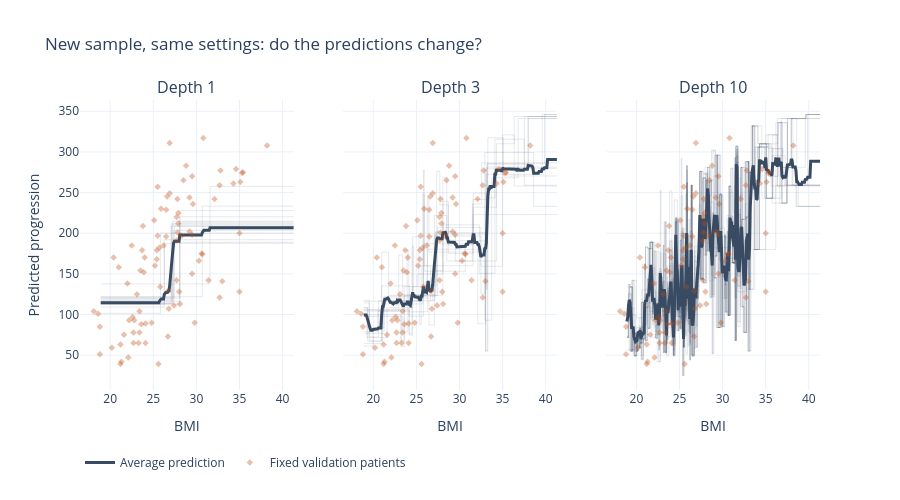

Source (notebook cell):
### Markdown cell above
# 3. Bias–variance tradeoff

- **Bias:** systematic error from a rule that misses important structure. Think “everyone wears the same shoe size.”
- **Variance:** sensitivity to which examples are used for training. A new sample makes the rule change a lot.
- **Irreducible uncertainty:** variation unexplained by the available inputs, including measurement noise and omitted information.

Simple models often have more bias and less variance. Flexible models often have less bias but more variance. These are tendencies, not guarantees.

## A real-data experiment: resample the training patients
A **bootstrap sample** draws existing training rows **with replacement**. Some patients appear more than once; others are left out of that sample. We train a fresh tree for each sample and compare its predictions.

**We do not create patients, targets, or measurement noise.** The validation rows stay fixed and never enter a bootstrap training sample.

Unlike a simulation, we do not know the true expected progression at each BMI. We can estimate prediction variability, but cannot honestly plot true squared bias or a known noise floor. High error from a stable model is only a clue about bias or missing information, not a direct bias measurement.

### Code cell
# OPTIONAL CODE DETAIL: bootstrap resampling; inspect its charts first.
# SETTINGS: only existing training patients are sampled, with replacement.
BOOTSTRAP_SIZE = 150
N_REPEATS = 40
DEPTHS = list(range(1, 11))
bootstrap_rng = np.random.default_rng(SEED)
bootstrap_indices = []
for repeat in range(N_REPEATS):
    indices = bootstrap_rng.choice(len(X_train), size=BOOTSTRAP_SIZE, replace=True)
    bootstrap_indices.append(indices)

predictions_by_depth = {}
stability_rows = []
for depth in DEPTHS:
    grid_predictions, validation_predictions = [], []
    train_mses, val_mses = [], []
    for indices in bootstrap_indices:
        x_boot, y_boot = X_train[indices], y_train[indices]
        tree = DecisionTreeRegressor(max_depth=depth, random_state=SEED)
        tree.fit(x_boot, y_boot)
        grid_predictions.append(tree.predict(bmi_grid))
        val_prediction = tree.predict(X_val)
        validation_predictions.append(val_prediction)
        train_mses.append(mean_squared_error(y_boot, tree.predict(x_boot)))
        val_mses.append(mean_squared_error(y_val, val_prediction))
    predictions_by_depth[depth] = np.array(grid_predictions)
    validation_predictions = np.array(validation_predictions)
    stability_rows.append({
        'Depth': depth,
        'Mean bootstrap training MSE': np.mean(train_mses),
        'Mean validation MSE': np.mean(val_mses),
        'Prediction variance': np.var(validation_predictions, axis=0).mean(),
    })
stability = pd.DataFrame(stability_rows)

fig = make_subplots(rows=1, cols=3, shared_yaxes=True,
                    subplot_titles=['Depth 1', 'Depth 3', 'Depth 10'])
for panel, depth in enumerate([1, 3, 10], start=1):
    predictions = predictions_by_depth[depth]
    for repeat, prediction in enumerate(predictions[:15]):
        fig.add_trace(go.Scatter(
            x=bmi_grid[:, 0], y=prediction, mode='lines',
            name=f'Resampled model {repeat+1}', showlegend=False,
            line=dict(color=MODEL_COLOR, width=1, shape='hv'), opacity=0.12
        ), row=1, col=panel)
    fig.add_trace(go.Scatter(
        x=bmi_grid[:, 0], y=predictions.mean(axis=0), mode='lines',
        name='Average prediction', legendgroup='average', showlegend=(panel == 1),
        line=dict(color=MODEL_COLOR, width=3)
    ), row=1, col=panel)
    fig.add_trace(go.Scatter(
        x=X_val[:, 0], y=y_val, mode='markers',
        name='Fixed validation patients', legendgroup='validation', showlegend=(panel == 1),
        marker=dict(color=VAL_COLOR, symbol='diamond', size=5, opacity=0.35)
    ), row=1, col=panel)
fig.update_xaxes(title_text='BMI')
fig.update_yaxes(title_text='Predicted progression', row=1, col=1)
show_chart(fig, 'New sample, same settings: do the predictions change?', height=500)

### Figure 1 — Plotly figure (JSON) as saved in the notebook; plotly's stock layout.template omitted (floating-point values rounded to 4 significant figures; data arrays with more than 128 entries replaced by an {"elided": "..."} marker saying what was removed)
{"data": [{"line": {"color": "#384b63", "shape": "hv", "width": 1}, "mode": "lines", "name": "Resampled model 1", "opacity": 0.12, "showlegend": false, "x": {"elided": "250 float values"}, "y": {"elided": "250 float values"}, "type": "scatter", "xaxis": "x", "yaxis": "y"}, {"line": {"color": "#384b63", "shape": "hv", "width": 1}, "mode": "lines", "name": "Resampled model 2", "opacity": 0.12, "showlegend": false, "x": {"elided": "250 float values"}, "y": {"elided": "250 float values"}, "type": "scatter", "xaxis": "x", "yaxis": "y"}, {"line": {"color": "#384b63", "shape": "hv", "width": 1}, "mode": "lines", "name": "Resampled model 3", "opacity": 0.12, "showlegend": false, "x": {"elided": "250 float values"}, "y": {"elided": "250 float values"}, "type": "scatter", "xaxis": "x", "yaxis": "y"}, {"line": {"color": "#384b63", "shape": "hv", "width": 1}, "mode": "lines", "name": "Resampled model 4", "opacity": 0.12, "showlegend": false, "x": {"elided": "250 float values"}, "y": {"elided": "250 float values"}, "type": "scatter", "xaxis": "x", "yaxis": "y"}, {"line": {"color": "#384b63", "shape": "hv", "width": 1}, "mode": "lines", "name": "Resampled model 5", "opacity": 0.12, "showlegend": false, "x": {"elided": "250 float values"}, "y": {"elided": "250 float values"}, "type": "scatter", "xaxis": "x", "yaxis": "y"}, {"line": {"color": "#384b63", "shape": "hv", "width": 1}, "mode": "lines", "name": "Resampled model 6", "opacity": 0.12, "showlegend": false, "x": {"elided": "250 float values"}, "y": {"elided": "250 float values"}, "type": "scatter", "xaxis": "x", "yaxis": "y"}, {"line": {"color": "#384b63", "shape": "hv", "width": 1}, "mode": "lines", "name": "Resampled model 7", "opacity": 0.12, "showlegend": false, "x": {"elided": "250 float values"}, "y": {"elided": "250 float values"}, "type": "scatter", "xaxis": "x", "yaxis": "y"}, {"line": {"color": "#384b63", "shape": "hv", "width": 1}, "mode": "lines", "name": "Resampled model 8", "opacity": 0.12, "showlegend": false, "x": {"elided": "250 float values"}, "y": {"elided": "250 float values"}, "type": "scatter", "xaxis": "x", "yaxis": "y"}, {"line": {"color": "#384b63", "shape": "hv", "width": 1}, "mode": "lines", "name": "Resampled model 9", "opacity": 0.12, "showlegend": false, "x": {"elided": "250 float values"}, "y": {"elided": "250 float values"}, "type": "scatter", "xaxis": "x", "yaxis": "y"}, {"line": {"color": "#384b63", "shape": "hv", "width": 1}, "mode": "lines", "name": "Resampled model 10", "opacity": 0.12, "showlegend": false, "x": {"elided": "250 float values"}, "y": {"elided": "250 float values"}, "type": "scatter", "xaxis": "x", "yaxis": "y"}, {"line": {"color": "#384b63", "shape": "hv", "width": 1}, "mode": "lines", "name": "Resampled model 11", "opacity": 0.12, "showlegend": false, "x": {"elided": "250 float values"}, "y": {"elided": "250 float values"}, "type": "scatter", "xaxis": "x", "yaxis": "y"}, {"line": {"color": "#384b63", "shape": "hv", "width": 1}, "mode": "lines", "name": "Resampled model 12", "opacity": 0.12, "showlegend": false, "x": {"elided": "250 float values"}, "y": {"elided": "250 float values"}, "type": "scatter", "xaxis": "x", "yaxis": "y"}, {"line": {"color": "#384b63", "shape": "hv", "width": 1}, "mode": "lines", "name": "Resampled model 13", "opacity": 0.12, "showlegend": false, "x": {"elided": "250 float values"}, "y": {"elided": "250 float values"}, "type": "scatter", "xaxis": "x", "yaxis": "y"}, {"line": {"color": "#384b63", "shape": "hv", "width": 1}, "mode": "lines", "name": "Resampled model 14", "opacity": 0.12, "showlegend": false, "x": {"elided": "250 float values"}, "y": {"elided": "250 float values"}, "type": "scatter", "xaxis": "x", "yaxis": "y"}, {"line": {"color": "#384b63", "shape": "hv", "width": 1}, "mode": "lines", "name": "Resampled model 15", "opacity": 0.12, "showlegend": false, "x": {"elided": "250 float values"}, "y": {"elided": "250 float values"}, "type": "scatter", "xaxis": "x", "yaxis": "y"}, {"legendgroup": "average", "line": {"color": "#384b63", "width": 3}, "mode": "lines", "name": "Average prediction", "showlegend": true, "x": {"elided": "250 float values"}, "y": {"elided": "250 float values"}, "type": "scatter", "xaxis": "x", "yaxis": "y"}, {"legendgroup": "validation", "marker": {"color": "#bc4b12", "opacity": 0.35, "size": 5, "symbol": "diamond"}, "mode": "markers", "name": "Fixed validation patients", "showlegend": true, "x": [25.9, 22.2, 27.9, 32.1, 26.9, 18.8, 28.3, 23.5, 29.5, 25.7, 22.0, 24.0, 25.1, 29.5, 24.1, 25.2, 21.3, 29.5, 30.7, 29.6, 38.2, 25.6, 21.6, 23.4, 25.5, 28.5, 35.0, 20.4, 27.7, 22.7, 34.6, 24.8, 26.9, 26.5, 31.4, 25.5, 30.3, 26.7, 23.8, 22.5, 29.8, 27.8, 27.8, 26.2, 18.8, 25.8, 30.8, 22.7, 34.3, 28.0, 21.2, 26.7, 35.1, 30.6, 28.8, 33.0, 23.1, 32.7, 23.4, 23.9, 27.7, 25.4, 21.0, 26.6, 20.2, 27.7, 35.4, 32.7, 25.4, 28.1, 22.8, 18.6, 23.7, 35.0, 24.1, 18.1, 35.3, 22.6, 26.8, 26.5, 32.8, 27.9, 23.6, 23.3, 22.1, 29.2, 21.2, 29.2, 27.4], "y": [230.0, 93.0, 225.0, 242.0, 249.0, 85.0, 197.0, 154.0, 150.0, 182.0, 138.0, 170.0, 216.0, 198.0, 65.0, 160.0, 42.0, 270.0, 174.0, 236.0, 308.0, 39.0, 75.0, 104.0, 197.0, 265.0, 128.0, 170.0, 220.0, 78.0, 279.0, 90.0, 311.0, 196.0, 142.0, 257.0, 166.0, 129.0, 209.0, 185.0, 90.0, 242.0, 201.0, 185.0, 51.0, 134.0, 317.0, 65.0, 261.0, 128.0, 39.0, 73.0, 263.0, 175.0, 283.0, 141.0, 125.0, 121.0, 78.0, 152.0, 191.0, 179.0, 158.0, 245.0, 59.0, 142.0, 275.0, 259.0, 168.0, 113.0, 93.0, 101.0, 179.0, 200.0, 89.0, 104.0, 274.0, 97.0, 107.0, 229.0, 277.0, 212.0, 88.0, 65.0, 47.0, 244.0, 63.0, 202.0, 111.0], "type": "scatter", "xaxis": "x", "yaxis": "y"}, {"line": {"color": "#384b63", "shape": "hv", "width": 1}, "mode": "lines", "name": "Resampled model 1", "opacity": 0.12, "showlegend": false, "x": {"elided": "250 float values"}, "y": {"elided": "250 float values"}, "type": "scatter", "xaxis": "x2", "yaxis": "y2"}, {"line": {"color": "#384b63", "shape": "hv", "width": 1}, "mode": "lines", "name": "Resampled model 2", "opacity": 0.12, "showlegend": false, "x": {"elided": "250 float values"}, "y": {"elided": "250 float values"}, "type": "scatter", "xaxis": "x2", "yaxis": "y2"}, {"line": {"color": "#384b63", "shape": "hv", "width": 1}, "mode": "lines", "name": "Resampled model 3", "opacity": 0.12, "showlegend": false, "x": {"elided": "250 float values"}, "y": {"elided": "250 float values"}, "type": "scatter", "xaxis": "x2", "yaxis": "y2"}, {"line": {"color": "#384b63", "shape": "hv", "width": 1}, "mode": "lines", "name": "Resampled model 4", "opacity": 0.12, "showlegend": false, "x": {"elided": "250 float values"}, "y": {"elided": "250 float values"}, "type": "scatter", "xaxis": "x2", "yaxis": "y2"}, {"line": {"color": "#384b63", "shape": "hv", "width": 1}, "mode": "lines", "name": "Resampled model 5", "opacity": 0.12, "showlegend": false, "x": {"elided": "250 float values"}, "y": {"elided": "250 float values"}, "type": "scatter", "xaxis": "x2", "yaxis": "y2"}, {"line": {"color": "#384b63", "shape": "hv", "width": 1}, "mode": "lines", "name": "Resampled model 6", "opacity": 0.12, "showlegend": false, "x": {"elided": "250 float values"}, "y": {"elided": "250 float values"}, "type": "scatter", "xaxis": "x2", "yaxis": "y2"}, {"line": {"color": "#384b63", "shape": "hv", "width": 1}, "mode": "lines", "name": "Resampled model 7", "opacity": 0.12, "showlegend": false, "x": {"elided": "250 float values"}, "y": {"elided": "250 float values"}, "type": "scatter", "xaxis": "x2", "yaxis": "y2"}, {"line": {"color": "#384b63", "shape": "hv", "width": 1}, "mode": "lines", "name": "Resampled model 8", "opacity": 0.12, "showlegend": false, "x": {"elided": "250 float values"}, "y": {"elided": "250 float values"}, "type": "scatter", "xaxis": "x2", "yaxis": "y2"}, {"line": {"color": "#384b63", "shape": "hv", "width": 1}, "mode": "lines", "name": "Resampled model 9", "opacity": 0.12, "showlegend": false, "x": {"elided": "250 float values"}, "y": {"elided": "250 float values"}, "type": "scatter", "xaxis": "x2", "yaxis": "y2"}, {"line": {"color": "#384b63", "shape": "hv", "width": 1}, "mode": "lines", "name": "Resampled model 10", "opacity": 0.12, "showlegend": false, "x": {"elided": "250 float values"}, "y": {"elided": "250 float values"}, "type": "scatter", "xaxis": "x2", "yaxis": "y2"}, {"line": {"color": "#384b63", "shape": "hv", "width": 1}, "mode": "lines", "name": "Resampled model 11", "opacity": 0.12, "showlegend": false, "x": {"elided": "250 float values"}, "y": {"elided": "250 float values"}, "type": "scatter", "xaxis": "x2", "yaxis": "y2"}, {"line": {"color": "#384b63", "shape": "hv", "width": 1}, "mode": "lines", "name": "Resampled model 12", "opacity": 0.12, "showlegend": false, "x": {"elided": "250 float values"}, "y": {"elided": "250 float values"}, "type": "scatter", "xaxis": "x2", "yaxis": "y2"}, {"line": {"color": "#384b63", "shape": "hv", "width": 1}, "mode": "lines", "name": "Resampled model 13", "opacity": 0.12, "showlegend": false, "x": {"elided": "250 float values"}, "y": {"elided": "250 float values"}, "type": "scatter", "xaxis": "x2", "yaxis": "y2"}, {"line": {"color": "#384b63", "shape": "hv", "width": 1}, "mode": "lines", "name": "Resampled model 14", "opacity": 0.12, "showlegend": false, "x": {"elided": "250 float values"}, "y": {"elided": "250 float values"}, "type": "scatter", "xaxis": "x2", "yaxis": "y2"}, {"line": {"color": "#384b63", "shape": "hv", "width": 1}, "mode": "lines", "name": "Resampled model 15", "opacity": 0.12, "showlegend": false, "x": {"elided": "250 float values"}, "y": {"elided": "250 float values"}, "type": "scatter", "xaxis": "x2", "yaxis": "y2"}, {"legendgroup": "average", "line": {"color": "#384b63", "width": 3}, "mode": "lines", "name": "Average prediction", "showlegend": false, "x": {"elided": "250 float values"}, "y": {"elided": "250 float values"}, "type": "scatter", "xaxis": "x2", "yaxis": "y2"}, {"legendgroup": "validation", "marker": {"color": "#bc4b12", "opacity": 0.35, "size": 5, "symbol": "diamond"}, "mode": "markers", "name": "Fixed validation patients", "showlegend": false, "x": [25.9, 22.2, 27.9, 32.1, 26.9, 18.8, 28.3, 23.5, 29.5, 25.7, 22.0, 24.0, 25.1, 29.5, 24.1, 25.2, 21.3, 29.5, 30.7, 29.6, 38.2, 25.6, 21.6, 23.4, 25.5, 28.5, 35.0, 20.4, 27.7, 22.7, 34.6, 24.8, 26.9, 26.5, 31.4, 25.5, 30.3, 26.7, 23.8, 22.5, 29.8, 27.8, 27.8, 26.2, 18.8, 25.8, 30.8, 22.7, 34.3, 28.0, 21.2, 26.7, 35.1, 30.6, 28.8, 33.0, 23.1, 32.7, 23.4, 23.9, 27.7, 25.4, 21.0, 26.6, 20.2, 27.7, 35.4, 32.7, 25.4, 28.1, 22.8, 18.6, 23.7, 35.0, 24.1, 18.1, 35.3, 22.6, 26.8, 26.5, 32.8, 27.9, 23.6, 23.3, 22.1, 29.2, 21.2, 29.2, 27.4], "y": [230.0, 93.0, 225.0, 242.0, 249.0, 85.0, 197.0, 154.0, 150.0, 182.0, 138.0, 170.0, 216.0, 198.0, 65.0, 160.0, 42.0, 270.0, 174.0, 236.0, 308.0, 39.0, 75.0, 104.0, 197.0, 265.0, 128.0, 170.0, 220.0, 78.0, 279.0, 90.0, 311.0, 196.0, 142.0, 257.0, 166.0, 129.0, 209.0, 185.0, 90.0, 242.0, 201.0, 185.0, 51.0, 134.0, 317.0, 65.0, 261.0, 128.0, 39.0, 73.0, 263.0, 175.0, 283.0, 141.0, 125.0, 121.0, 78.0, 152.0, 191.0, 179.0, 158.0, 245.0, 59.0, 142.0, 275.0, 259.0, 168.0, 113.0, 93.0, 101.0, 179.0, 200.0, 89.0, 104.0, 274.0, 97.0, 107.0, 229.0, 277.0, 212.0, 88.0, 65.0, 47.0, 244.0, 63.0, 202.0, 111.0], "type": "scatter", "xaxis": "x2", "yaxis": "y2"}, {"line": {"color": "#384b63", "shape": "hv", "width": 1}, "mode": "lines", "name": "Resampled model 1", "opacity": 0.12, "showlegend": false, "x": {"elided": "250 float values"}, "y": {"elided": "250 float values"}, "type": "scatter", "xaxis": "x3", "yaxis": "y3"}, {"line": {"color": "#384b63", "shape": "hv", "width": 1}, "mode": "lines", "name": "Resampled model 2", "opacity": 0.12, "showlegend": false, "x": {"elided": "250 float values"}, "y": {"elided": "250 float values"}, "type": "scatter", "xaxis": "x3", "yaxis": "y3"}, {"line": {"color": "#384b63", "shape": "hv", "width": 1}, "mode": "lines", "name": "Resampled model 3", "opacity": 0.12, "showlegend": false, "x": {"elided": "250 float values"}, "y": {"elided": "250 float values"}, "type": "scatter", "xaxis": "x3", "yaxis": "y3"}, {"line": {"color": "#384b63", "shape": "hv", "width": 1}, "mode": "lines", "name": "Resampled model 4", "opacity": 0.12, "showlegend": false, "x": {"elided": "250 float values"}, "y": {"elided": "250 float values"}, "type": "scatter", "xaxis": "x3", "yaxis": "y3"}, {"line": {"color": "#384b63", "shape": "hv", "width": 1}, "mode": "lines", "name": "Resampled model 5", "opacity": 0.12, "showlegend": false, "x": {"elided": "250 float values"}, "y": {"elided": "250 float values"}, "type": "scatter", "xaxis": "x3", "yaxis": "y3"}, {"line": {"color": "#384b63", "shape": "hv", "width": 1}, "mode": "lines", "name": "Resampled model 6", "opacity": 0.12, "showlegend": false, "x": {"elided": "250 float values"}, "y": {"elided": "250 float values"}, "type": "scatter", "xaxis": "x3", "yaxis": "y3"}, {"line": {"color": "#384b63", "shape": "hv", "width": 1}, "mode": "lines", "name": "Resampled model 7", "opacity": 0.12, "showlegend": false, "x": {"elided": "250 float values"}, "y": {"elided": "250 float values"}, "type": "scatter", "xaxis": "x3", "yaxis": "y3"}, {"line": {"color": "#384b63", "shape": "hv", "width": 1}, "mode": "lines", "name": "Resampled model 8", "opacity": 0.12, "showlegend": false, "x": {"elided": "250 float values"}, "y": {"elided": "250 float values"}, "type": "scatter", "xaxis": "x3", "yaxis": "y3"}, {"line": {"color": "#384b63", "shape": "hv", "width": 1}, "mode": "lines", "name": "Resampled model 9", "opacity": 0.12, "showlegend": false, "x": {"elided": "250 float values"}, "y": {"elided": "250 float values"}, "type": "scatter", "xaxis": "x3", "yaxis": "y3"}, {"line": {"color": "#384b63", "shape": "hv", "width": 1}, "mode": "lines", "name": "Resampled model 10", "opacity": 0.12, "showlegend": false, "x": {"elided": "250 float values"}, "y": {"elided": "250 float values"}, "type": "scatter", "xaxis": "x3", "yaxis": "y3"}, {"line": {"color": "#384b63", "shape": "hv", "width": 1}, "mode": "lines", "name": "Resampled model 11", "opacity": 0.12, "showlegend": false, "x": {"elided": "250 float values"}, "y": {"elided": "250 float values"}, "type": "scatter", "xaxis": "x3", "yaxis": "y3"}, {"line": {"color": "#384b63", "shape": "hv", "width": 1}, "mode": "lines", "name": "Resampled model 12", "opacity": 0.12, "showlegend": false, "x": {"elided": "250 float values"}, "y": {"elided": "250 float values"}, "type": "scatter", "xaxis": "x3", "yaxis": "y3"}, {"line": {"color": "#384b63", "shape": "hv", "width": 1}, "mode": "lines", "name": "Resampled model 13", "opacity": 0.12, "showlegend": false, "x": {"elided": "250 float values"}, "y": {"elided": "250 float values"}, "type": "scatter", "xaxis": "x3", "yaxis": "y3"}, {"line": {"color": "#384b63", "shape": "hv", "width": 1}, "mode": "lines", "name": "Resampled model 14", "opacity": 0.12, "showlegend": false, "x": {"elided": "250 float values"}, "y": {"elided": "250 float values"}, "type": "scatter", "xaxis": "x3", "yaxis": "y3"}, {"line": {"color": "#384b63", "shape": "hv", "width": 1}, "mode": "lines", "name": "Resampled model 15", "opacity": 0.12, "showlegend": false, "x": {"elided": "250 float values"}, "y": {"elided": "250 float values"}, "type": "scatter", "xaxis": "x3", "yaxis": "y3"}, {"legendgroup": "average", "line": {"color": "#384b63", "width": 3}, "mode": "lines", "name": "Average prediction", "showlegend": false, "x": {"elided": "250 float values"}, "y": {"elided": "250 float values"}, "type": "scatter", "xaxis": "x3", "yaxis": "y3"}, {"legendgroup": "validation", "marker": {"color": "#bc4b12", "opacity": 0.35, "size": 5, "symbol": "diamond"}, "mode": "markers", "name": "Fixed validation patients", "showlegend": false, "x": [25.9, 22.2, 27.9, 32.1, 26.9, 18.8, 28.3, 23.5, 29.5, 25.7, 22.0, 24.0, 25.1, 29.5, 24.1, 25.2, 21.3, 29.5, 30.7, 29.6, 38.2, 25.6, 21.6, 23.4, 25.5, 28.5, 35.0, 20.4, 27.7, 22.7, 34.6, 24.8, 26.9, 26.5, 31.4, 25.5, 30.3, 26.7, 23.8, 22.5, 29.8, 27.8, 27.8, 26.2, 18.8, 25.8, 30.8, 22.7, 34.3, 28.0, 21.2, 26.7, 35.1, 30.6, 28.8, 33.0, 23.1, 32.7, 23.4, 23.9, 27.7, 25.4, 21.0, 26.6, 20.2, 27.7, 35.4, 32.7, 25.4, 28.1, 22.8, 18.6, 23.7, 35.0, 24.1, 18.1, 35.3, 22.6, 26.8, 26.5, 32.8, 27.9, 23.6, 23.3, 22.1, 29.2, 21.2, 29.2, 27.4], "y": [230.0, 93.0, 225.0, 242.0, 249.0, 85.0, 197.0, 154.0, 150.0, 182.0, 138.0, 170.0, 216.0, 198.0, 65.0, 160.0, 42.0, 270.0, 174.0, 236.0, 308.0, 39.0, 75.0, 104.0, 197.0, 265.0, 128.0, 170.0, 220.0, 78.0, 279.0, 90.0, 311.0, 196.0, 142.0, 257.0, 166.0, 129.0, 209.0, 185.0, 90.0, 242.0, 201.0, 185.0, 51.0, 134.0, 317.0, 65.0, 261.0, 128.0, 39.0, 73.0, 263.0, 175.0, 283.0, 141.0, 125.0, 121.0, 78.0, 152.0, 191.0, 179.0, 158.0, 245.0, 59.0, 142.0, 275.0, 259.0, 168.0, 113.0, 93.0, 101.0, 179.0, 200.0, 89.0, 104.0, 274.0, 97.0, 107.0, 229.0, 277.0, 212.0, 88.0, 65.0, 47.0, 244.0, 63.0, 202.0, 111.0], "type": "scatter", "xaxis": "x3", "yaxis": "y3"}], "layout": {"xaxis": {"anchor": "y", "domain": [0.0, 0.2889], "title": {"text": "BMI"}}, "yaxis": {"anchor": "x", "domain": [0.0, 1.0], "title": {"text": "Predicted progression"}}, "xaxis2": {"anchor": "y2", "domain": [0.3556, 0.6444], "title": {"text": "BMI"}}, "yaxis2": {"anchor": "x2", "domain": [0.0, 1.0], "matches": "y", "showticklabels": false}, "xaxis3": {"anchor": "y3", "domain": [0.7111, 1.0], "title": {"text": "BMI"}}, "yaxis3": {"anchor": "x3", "domain": [0.0, 1.0], "matches": "y", "showticklabels": false}, "annotations": [{"font": {"size": 16}, "showarrow": false, "text": "Depth 1", "x": 0.1444, "xanchor": "center", "xref": "paper", "y": 1.0, "yanchor": "bottom", "yref": "paper"}, {"font": {"size": 16}, "showarrow": false, "text": "Depth 3", "x": 0.5, "xanchor": "center", "xref": "paper", "y": 1.0, "yanchor": "bottom", "yref": "paper"}, {"font": {"size": 16}, "showarrow": false, "text": "Depth 10", "x": 0.8556, "xanchor": "center", "xref": "paper", "y": 1.0, "yanchor": "bottom", "yref": "paper"}], "legend": {"orientation": "h", "y": -0.2}, "margin": {"t": 100, "b": 110}, "title": {"text": "New sample, same settings: do the predictions change?"}, "height": 500}}
